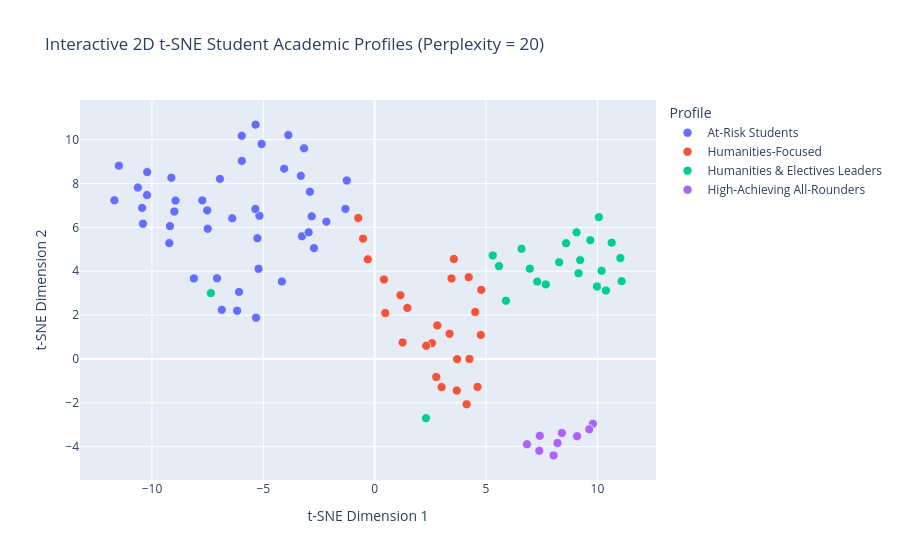

The cell this chart's notebook holds for it:
### Code cell
# Interactive 2D t-SNE Plot (Plotly — hover to inspect individual student grades)
fig_tsne = px.scatter(
    df,
    x="tSNE_1", y="tSNE_2",
    color="Profile",
    hover_data=["student_id"] + SUBJECTS,
    title="Interactive 2D t-SNE Student Academic Profiles (Perplexity = 20)",
    labels={"tSNE_1": "t-SNE Dimension 1", "tSNE_2": "t-SNE Dimension 2"}
)
fig_tsne.update_traces(marker=dict(size=9, line=dict(width=0.6, color="white")))
fig_tsne.show()

### Figure 1 — Plotly figure (JSON) as saved in the notebook; plotly's stock layout.template omitted (floating-point values rounded to 4 significant figures; data arrays with more than 128 entries replaced by an {"elided": "..."} marker saying what was removed)
{"data": [{"customdata": {"elided": "44x9 int values"}, "hovertemplate": "Profile=At-Risk Students<br>t-SNE Dimension 1=%{x}<br>t-SNE Dimension 2=%{y}<br>student_id=%{customdata[0]}<br>math=%{customdata[1]}<br>science=%{customdata[2]}<br>cs=%{customdata[3]}<br>band=%{customdata[4]}<br>english=%{customdata[5]}<br>history=%{customdata[6]}<br>spanish=%{customdata[7]}<br>physed=%{customdata[8]}<extra></extra>", "legendgroup": "At-Risk Students", "marker": {"color": "#636efa", "line": {"color": "white", "width": 0.6}, "size": 9, "symbol": "circle"}, "mode": "markers", "name": "At-Risk Students", "orientation": "v", "showlegend": true, "type": "scatter", "x": [-9.192, -10.63, -2.725, -3.315, -10.4, -10.22, -9.126, -3.264, -1.252, -11.49, -5.264, -2.169, -6.175, -10.21, -1.314, -5.077, -10.44, -2.965, -5.97, -2.907, -4.167, -8.941, -6.949, -6.866, -11.69, -2.828, -7.519, -5.347, -5.179, -5.965, -5.328, -7.74, -3.878, -5.214, -3.171, -9.223, -7.077, -8.996, -6.091, -8.117, -5.354, -7.495, -4.063, -6.396], "xaxis": "x", "y": [6.055, 7.81, 5.05, 8.346, 6.161, 7.47, 8.26, 5.587, 8.132, 8.81, 5.502, 6.257, 2.197, 8.518, 6.838, 9.798, 6.884, 5.771, 10.17, 7.619, 3.526, 7.217, 8.205, 2.239, 7.23, 6.501, 6.77, 10.68, 6.525, 9.026, 1.879, 7.227, 10.2, 4.108, 9.6, 5.279, 3.674, 6.718, 3.056, 3.668, 6.833, 5.932, 8.672, 6.407], "yaxis": "y"}, {"customdata": {"elided": "25x9 int values"}, "hovertemplate": "Profile=Humanities-Focused<br>t-SNE Dimension 1=%{x}<br>t-SNE Dimension 2=%{y}<br>student_id=%{customdata[0]}<br>math=%{customdata[1]}<br>science=%{customdata[2]}<br>cs=%{customdata[3]}<br>band=%{customdata[4]}<br>english=%{customdata[5]}<br>history=%{customdata[6]}<br>spanish=%{customdata[7]}<br>physed=%{customdata[8]}<extra></extra>", "legendgroup": "Humanities-Focused", "marker": {"color": "#EF553B", "line": {"color": "white", "width": 0.6}, "size": 9, "symbol": "circle"}, "mode": "markers", "name": "Humanities-Focused", "orientation": "v", "showlegend": true, "type": "scatter", "x": [3.004, 3.704, 4.787, 1.253, 1.468, 2.572, 4.127, -0.7368, 2.766, 4.223, 1.155, 4.617, 2.312, 3.363, -0.5231, 4.256, 4.763, 4.516, -0.3087, 0.4757, 3.554, 0.4174, 3.686, 3.448, 2.813], "xaxis": "x", "y": [-1.286, -0.009406, 3.147, 0.7495, 2.325, 0.7178, -2.069, 6.424, -0.8227, 3.723, 2.905, -1.275, 0.5978, 1.146, 5.482, -0.001257, 1.095, 2.14, 4.54, 2.093, 4.557, 3.619, -1.444, 3.668, 1.525], "yaxis": "y"}, {"customdata": {"elided": "22x9 int values"}, "hovertemplate": "Profile=Humanities & Electives Leaders<br>t-SNE Dimension 1=%{x}<br>t-SNE Dimension 2=%{y}<br>student_id=%{customdata[0]}<br>math=%{customdata[1]}<br>science=%{customdata[2]}<br>cs=%{customdata[3]}<br>band=%{customdata[4]}<br>english=%{customdata[5]}<br>history=%{customdata[6]}<br>spanish=%{customdata[7]}<br>physed=%{customdata[8]}<extra></extra>", "legendgroup": "Humanities & Electives Leaders", "marker": {"color": "#00cc96", "line": {"color": "white", "width": 0.6}, "size": 9, "symbol": "circle"}, "mode": "markers", "name": "Humanities & Electives Leaders", "orientation": "v", "showlegend": true, "type": "scatter", "x": [6.966, 10.64, 2.304, 8.283, 8.595, 10.38, 9.98, 6.593, 9.226, -7.357, 11.03, 5.583, 10.07, 5.301, 9.683, 7.683, 9.152, 11.09, 10.19, 9.064, 7.3, 5.896], "xaxis": "x", "y": [4.115, 5.299, -2.701, 4.406, 5.275, 3.118, 3.301, 5.019, 4.504, 3.001, 4.602, 4.23, 6.461, 4.716, 5.413, 3.396, 3.904, 3.543, 4.019, 5.77, 3.526, 2.653], "yaxis": "y"}, {"customdata": [[10, 84, 79, 83, 66, 90, 87, 90, 60], [37, 88, 94, 90, 66, 90, 93, 97, 62], [40, 93, 90, 92, 79, 84, 88, 96, 81], [61, 87, 84, 88, 71, 89, 90, 90, 76], [66, 82, 86, 80, 60, 84, 89, 95, 58], [80, 90, 91, 84, 78, 89, 88, 91, 76], [90, 87, 81, 84, 67, 88, 97, 99, 72], [93, 87, 82, 83, 67, 88, 98, 98, 67], [96, 87, 82, 87, 61, 81, 85, 90, 65]], "hovertemplate": "Profile=High-Achieving All-Rounders<br>t-SNE Dimension 1=%{x}<br>t-SNE Dimension 2=%{y}<br>student_id=%{customdata[0]}<br>math=%{customdata[1]}<br>science=%{customdata[2]}<br>cs=%{customdata[3]}<br>band=%{customdata[4]}<br>english=%{customdata[5]}<br>history=%{customdata[6]}<br>spanish=%{customdata[7]}<br>physed=%{customdata[8]}<extra></extra>", "legendgroup": "High-Achieving All-Rounders", "marker": {"color": "#ab63fa", "line": {"color": "white", "width": 0.6}, "size": 9, "symbol": "circle"}, "mode": "markers", "name": "High-Achieving All-Rounders", "orientation": "v", "showlegend": true, "type": "scatter", "x": [7.39, 8.034, 9.799, 9.088, 6.84, 9.635, 8.406, 8.208, 7.415], "xaxis": "x", "y": [-4.188, -4.397, -2.956, -3.524, -3.893, -3.207, -3.377, -3.831, -3.504], "yaxis": "y"}], "layout": {"legend": {"title": {"text": "Profile"}, "tracegroupgap": 0}, "title": {"text": "Interactive 2D t-SNE Student Academic Profiles (Perplexity = 20)"}, "xaxis": {"anchor": "y", "domain": [0, 1], "title": {"text": "t-SNE Dimension 1"}}, "yaxis": {"anchor": "x", "domain": [0, 1], "title": {"text": "t-SNE Dimension 2"}}}}
